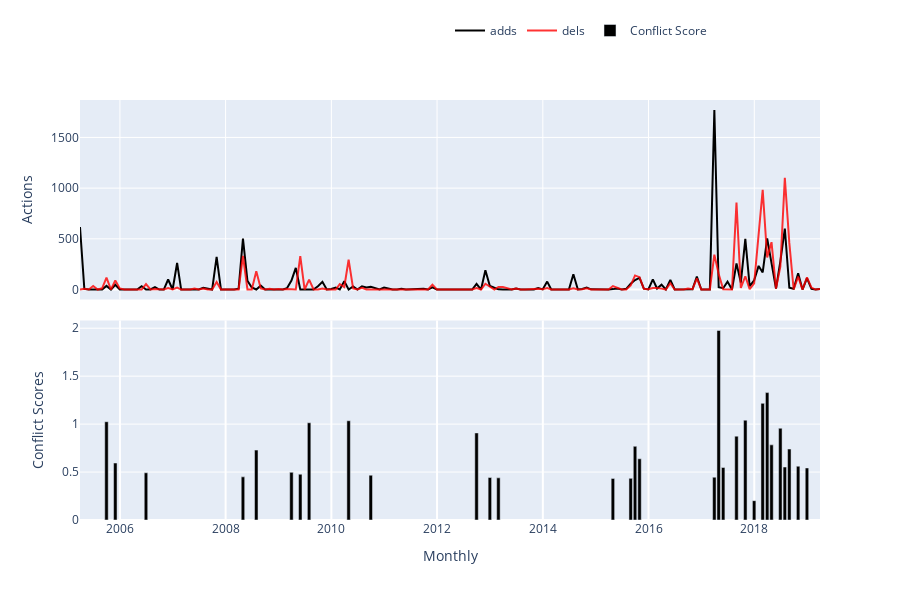

Write notebook code for a chart like this one.
### Markdown cell above
<span style="color: #626262"> Try yourself! This is what will happen when you click 'Load Actions' button: </span>

### Code cell
### --------------------------------------------------------------------------- ###
### TRY YOURSELF! THIS IS WHAT WILL HAPPEN WHEN YOU CLICK 'Load Actions' BUTTON ###
### --------------------------------------------------------------------------- ###

## Create a WikiWho instance, which is an API; and use ConflictManager to get         ##
## actions for given page id; more details see:                                       ##
## https://github.com/gesiscss/wikiwho_wrapper/blob/master/wikiwho_wrapper/api.py     ##
## https://github.com/gesiscss/wikiwho_wrapper/blob/master/wikiwho_wrapper/wikiwho.py ##
## https://github.com/gesiscss/wikiwho_demo_new/blob/master/metrics/conflict.py       ##
# wikiwho_api = WikiWho(lng=abbreviation(languageSelection.value))
# print("Downloading all_content from the WikiWhoApi...")
# all_content = wikiwho_api.dv.all_content(the_page['page_id'])
# print("Downloading revisions from the WikiWhoApi...")
# all_revisions = wikiwho_api.dv.rev_ids_of_article(the_page['page_id'])
# clear_output()

# conflict_manager = ConflictManager(all_content.copy(),
#                                all_revisions.copy(), 
#                                lng=abbreviation(languageSelection.value), 
#                                include_stopwords=True)

# conflict_manager.calculate()
# clear_output()

# Store the original data into variable "token_sources", it includes
# "tokens_all" / "tokens" (all actions of an article, including/excluding stopwords)
# "elegibles_all" / "elegibles" (elegible actions of an article, including/excluding stopwords)
# "conflicts_all" / "conflicts" (conflict actions of an article, including/excluding stopwords)
# "wiki_dv" (a WikipediaDV instance for retrieving editors' names given their IDs)
# token_sources = conflict_manager.source
# token_sources["wiki_dv"] = WikipediaDV(WikipediaAPI(lng=abbreviation(languageSelection.value)))
token_sources = sources.copy()
all_revisions = revisions.copy()

## Create an ActionsListener instance to get aggregated actions. More details see:            ##
## https://github.com/gesiscss/wikiwho_demo_new/blob/master/visualization/actions_listener.py ##
actions_listener = ActionsListener(sources=token_sources, lng=abbreviation(languageSelection.value))
actions_listener.get_main()
clear_output()

# Aggregation data for actions.
total_actions = actions_listener.df.copy()

# adds/dels/reins actions (including stopwords)
actions_inc = actions_listener.tokens_group_all.copy()

# Editors' names.
grabbed_names = actions_listener.editors.copy()


## Visualization, core visual code lies in ActionsListener, then the interact function     ##
## makes it interactive, mode details see:                                                 ##
## https://github.com/gesiscss/wikiwho_demo/blob/master/visualization/actions_listener.py  ##

# This is the page you used
print('The page that is being used:', the_page['title'], f'({abbreviation(languageSelection.value).upper()})')

# Which types do those actions have?
actions_types = (total_actions.columns[5:14]).values.tolist()

# Visualization: try yourself by coding!
begin_date = date(2002, 3, 1)
end_date = date(2019, 4, 1)
editor_name = 'All'
frequency = 'Monthly' # "Yearly", "Monthly", "Weekly", "Daily"
black_line = 'adds' # Choose one from 'actions_types'. Note that 'black_line doesn't have 'None' option but others have.
red_line = 'dels'
blue_line = 'None'
green_line = 'None'
black_conflict = "Conflict Score"  # 'Conflict Score', 'Absolute Conflict Score', 'Total Elegible Actions'
red_conflict = "None"

actions_listener.listen(
    _range1 = begin_date,
    _range2 = end_date,
    editor = editor_name,
    granularity = frequency,
    black = black_line,
    red = red_line,
    blue = blue_line,
    green = green_line,
    black_conflict = black_conflict,
    red_conflict = red_conflict
)

# Store the variable total_actions for the next notebooks.
%store total_actions

### Figure 1 — Plotly figure (JSON) as saved in the notebook; plotly's stock layout.template omitted (floating-point values rounded to 4 significant figures; data arrays with more than 128 entries replaced by an {"elided": "..."} marker saying what was removed)
{"data": [{"marker": {"color": "rgba(0, 0, 0, 1)"}, "name": "adds", "type": "scatter", "x": {"elided": "169 str values"}, "xaxis": "x2", "y": {"elided": "169 int values"}, "yaxis": "y2"}, {"marker": {"color": "rgba(255, 0, 0, .8)"}, "name": "dels", "type": "scatter", "x": {"elided": "169 str values"}, "xaxis": "x2", "y": {"elided": "169 int values"}, "yaxis": "y2"}, {"marker": {"color": "rgba(0, 0, 0, 1)"}, "name": "Conflict Score", "type": "bar", "x": ["2005-09-30T00:00:00", "2005-11-30T00:00:00", "2006-06-30T00:00:00", "2008-04-30T00:00:00", "2008-07-31T00:00:00", "2009-03-31T00:00:00", "2009-05-31T00:00:00", "2009-07-31T00:00:00", "2010-04-30T00:00:00", "2010-09-30T00:00:00", "2012-09-30T00:00:00", "2012-12-31T00:00:00", "2013-02-28T00:00:00", "2015-04-30T00:00:00", "2015-08-31T00:00:00", "2015-09-30T00:00:00", "2015-10-31T00:00:00", "2017-03-31T00:00:00", "2017-04-30T00:00:00", "2017-05-31T00:00:00", "2017-08-31T00:00:00", "2017-10-31T00:00:00", "2017-12-31T00:00:00", "2018-02-28T00:00:00", "2018-03-31T00:00:00", "2018-04-30T00:00:00", "2018-06-30T00:00:00", "2018-07-31T00:00:00", "2018-08-31T00:00:00", "2018-10-31T00:00:00", "2018-12-31T00:00:00"], "xaxis": "x", "y": [1.025, 0.5942, 0.4926, 0.4498, 0.729, 0.4972, 0.4774, 1.014, 1.035, 0.4671, 0.908, 0.4429, 0.4396, 0.4339, 0.4341, 0.7686, 0.6384, 0.4464, 1.976, 0.5477, 0.8744, 1.041, 0.2016, 1.216, 1.329, 0.7834, 0.9569, 0.5521, 0.74, 0.561, 0.5426], "yaxis": "y"}], "layout": {"barmode": "group", "height": 600, "hovermode": "closest", "legend": {"orientation": "h", "x": 0.5, "y": 1.2}, "showlegend": true, "xaxis": {"anchor": "y", "domain": [0, 1], "gridwidth": 2, "ticklen": 5, "title": {"text": "Monthly"}, "zeroline": true}, "xaxis2": {"anchor": "y2", "domain": [0, 1], "matches": "x", "showticklabels": false}, "yaxis": {"anchor": "x", "domain": [0, 0.475], "title": {"text": "Conflict Scores"}}, "yaxis2": {"anchor": "x2", "domain": [0.525, 1], "title": {"text": "Actions"}}}}
